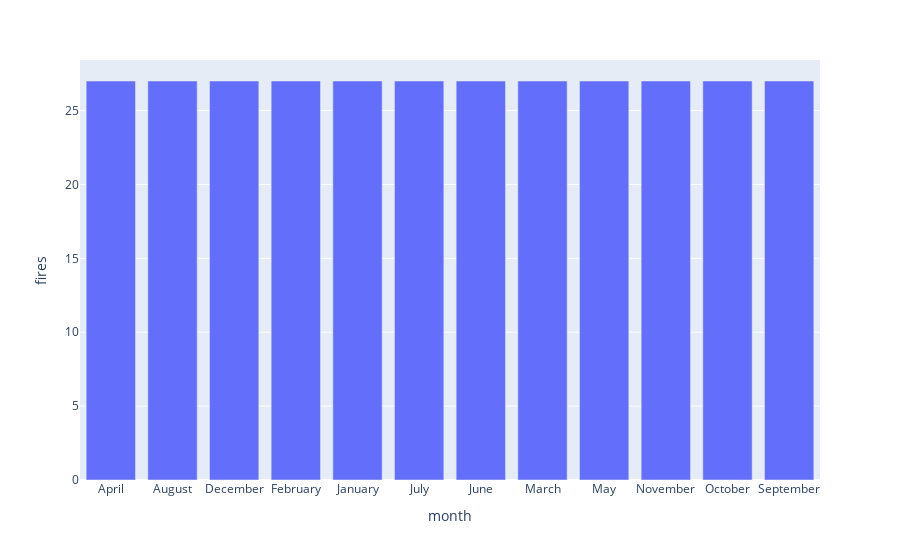

Notebook code for this chart:
### Markdown cell above
## 19. Total number of fires in 2015 by month

### Code cell
fires_2015 = df[df['year'] == 2015].groupby('month').count().reset_index()[['month', 'state']].rename(columns={'state': 'fires'}).sort_values('fires', ascending=False)
px.bar(fires_2015, x='month', y='fires')

### Figure 1 — Plotly figure (JSON) as saved in the notebook; plotly's stock layout.template omitted (floating-point values rounded to 4 significant figures)
{"data": [{"alignmentgroup": "True", "hovertemplate": "month=%{x}<br>fires=%{y}<extra></extra>", "legendgroup": "", "marker": {"color": "#636efa", "pattern": {"shape": ""}}, "name": "", "offsetgroup": "", "orientation": "v", "showlegend": false, "textposition": "auto", "type": "bar", "x": ["April", "August", "December", "February", "January", "July", "June", "March", "May", "November", "October", "September"], "xaxis": "x", "y": [27, 27, 27, 27, 27, 27, 27, 27, 27, 27, 27, 27], "yaxis": "y"}], "layout": {"barmode": "relative", "legend": {"tracegroupgap": 0}, "margin": {"t": 60}, "xaxis": {"anchor": "y", "domain": [0, 1], "title": {"text": "month"}}, "yaxis": {"anchor": "x", "domain": [0, 1], "title": {"text": "fires"}}}}
